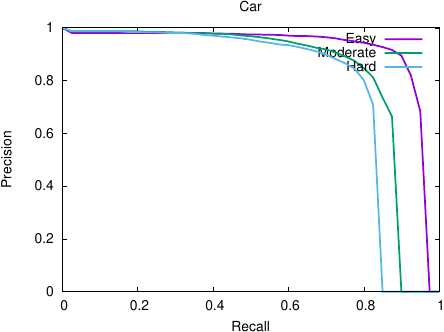

Reproduce this figure in gnuplot.
set term postscript eps enhanced color font "Helvetica" 20
set output "car_detection_3D_AP.eps"
set size ratio 0.7
set xrange [0:1]
set yrange [0:1]
set xlabel "Recall"
set ylabel "Precision"
set title "Car"
plot "car_detection_3D_AP.txt" using 1:2 title 'Easy' with lines ls 1 lw 5,"car_detection_3D_AP.txt" using 1:3 title 'Moderate' with lines ls 2 lw 5,"car_detection_3D_AP.txt" using 1:4 title 'Hard' with lines ls 3 lw 5